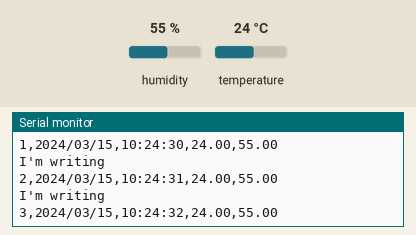
Bench run of a sketch on a simulated Arduino Uno, built with avr-gcc and run on an emulated ATmega328P. On the bench: the last lines printed to the serial monitor. Inputs (shaded band) come from the test bench; at power-on: humidity 55 %, temperature 24 °C. The local clock reads 2024-03-15 10:24:30 at power-on unless the sketch sets it; storage starts empty.

Above: at 2.9 s.
3.0 s: humidity set to 22 %
At 3.9 s:
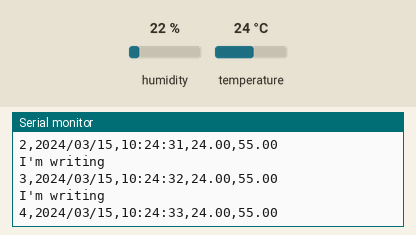
5.7 s: temperature set to 12 °C
At 7.0 s:
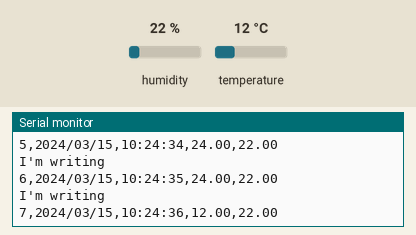
8.4 s: humidity set to 40 %
At 10.0 s:
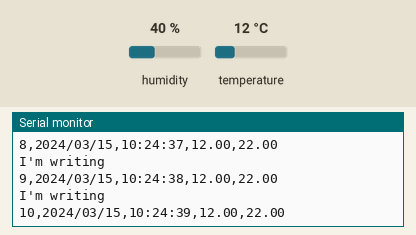
Timing chart, 0 to 11.5 s (numbered marks = the images above; inputs shaded):
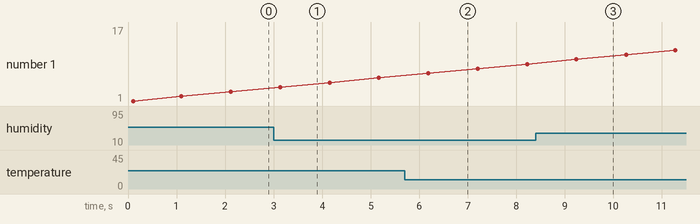

Measured:
- after the input at 5.7 s, the serial monitor: prints a new line after 0.49 s (image 2)

The sketch:

datalogger_shield_temp_hum_date_time.ino
```cpp
// Before flashing this script, you must set the time (if you didn't do it already).
// Hence, flash the example from the RTCLib library (ds1307 or softrtc).
// After that, the time is set, and if you have a battery it is kept into your Arduino.

// ## IMPORT LIBRARIES and instantiate objects

// for date logging, date and time functions using a DS1307 RTC connected via I2C and Wire lib
#include "RTClib.h"
RTC_DS1307 rtc;

// for temp sensor
#include <DHT.h>
#include <Adafruit_Sensor.h>

// for SD reader
#include <SPI.h>
#include <SD.h>

// DHT SENSOR: Initialize DHT sensor for normal 16 mHz Arduino:
#define DHTPIN 2
#define DHTTYPE DHT22
DHT dht = DHT(DHTPIN, DHTTYPE);

// SD MODULE: change this to match the CS pin of the SD module
const int chipSelect = 10;

// choose the LEDs pins (we use some free one)
//#define led1 3
//#define led2 4
////digitalWrite(led1, HIGH);


// ## SET USEFUL VARIABLES

// cannot be more than 8 chars by FAT standard
char filename[] = "hhmmss.txt";    // the filename array, I will change it with the date_time

// variables for date and time
char current_date[] = "yyyy/mm/dd";
char current_time[] = "hh:mm:ss";

File myFile;                                // my log file

int id = 1;                                 // to later increase the ID on the log file
int log_frequency = 1000;                   // log frequency in ms


// ## FUNCTIONS

void setup() {

    // Begin serial communication at a baud rate of 9600
    Serial.begin(9600);

    #ifndef ESP8266
      while (!Serial); // wait for serial port to connect. Needed for native USB
    #endif

    // check if rtc is being recognised
    if (! rtc.begin()) {
      Serial.println("Couldn't find RTC");
      Serial.flush();
      abort();
    }

    // let's start fetching the date_time to create the unique filename
    DateTime now = rtc.now(); // take the current time

    // create filename == hhmmss.txt (note: the filename cannot be > 8 chars by FAT standard)
    sprintf(filename, "%02d%02d%02d.txt",  now.hour(),now.minute(),now.second());

    // Setup DHT sensor
    dht.begin();

    // initialise SD card
    Serial.print("Initializing SD card...");

    if (!SD.begin()) {
      Serial.println("initialization failed!");
      return;
    }
    Serial.println("initialization done.");

    // initialise data file with headers
    myFile = SD.open(filename, FILE_WRITE);

    // if the file opened okay, write the headers in it
    if (myFile) {
      Serial.print("Initialising data file...");
      // write the headers in one line comma separated, every time the Arudino starts (ID, Datetime, Temp, Hum, Flag)
      myFile.print("ID");myFile.print(",");
      myFile.print("date");myFile.print(",");
      myFile.print("time");myFile.print(",");
      myFile.print("Temperature");myFile.print(",");
      myFile.println("Humidity");

      // close the file:
      myFile.close();

      Serial.println("Done, all good!");
      } else {
        Serial.println("SOMETHING WENT WRONG - couldn't initilise the log file on the SD card");
      }
}

void loop() {

  DateTime now = rtc.now(); // take the current time

  // Read the humidity (in %) from the DHT22 sensor
  float h = dht.readHumidity();
  // Read the temperature (in Celsius) from the DHT22 sensor
  float t = dht.readTemperature();

  // Check if everything's good with the reading from the DHT22:
  if (isnan(h) || isnan(t)) {
    Serial.println("Failed to read from DHT sensor!");
    return;
  }

  // write the headers (our columns) on the SD card log file
  myFile = SD.open(filename, FILE_WRITE);

  if (myFile) { // if the file opened okay, write to it:

    Serial.println("I'm writing"); // for debug purposes

    // create current_date variable
    sprintf(current_date, "%4i/%02d/%02d",  now.year(),now.month(),now.day());

    // create current_time variable
    sprintf(current_time, "%02d:%02d:%02d",  now.hour(),now.minute(),now.second());

    // log into file on the SD card
    myFile.print(id);myFile.print(",");
    myFile.print(current_date);myFile.print(",");
    myFile.print(current_time);myFile.print(",");
    myFile.print(t);myFile.print(",");
    myFile.println(h);

    // debug on serial
    Serial.print(id);Serial.print(",");
    Serial.print(current_date);Serial.print(",");
    Serial.print(current_time);Serial.print(",");
    Serial.print(t);Serial.print(",");
    Serial.println(h);

    myFile.close(); // close the log file

    id++; // increase the id number

    delay(log_frequency); // log data every X second/s
  }
}
```
